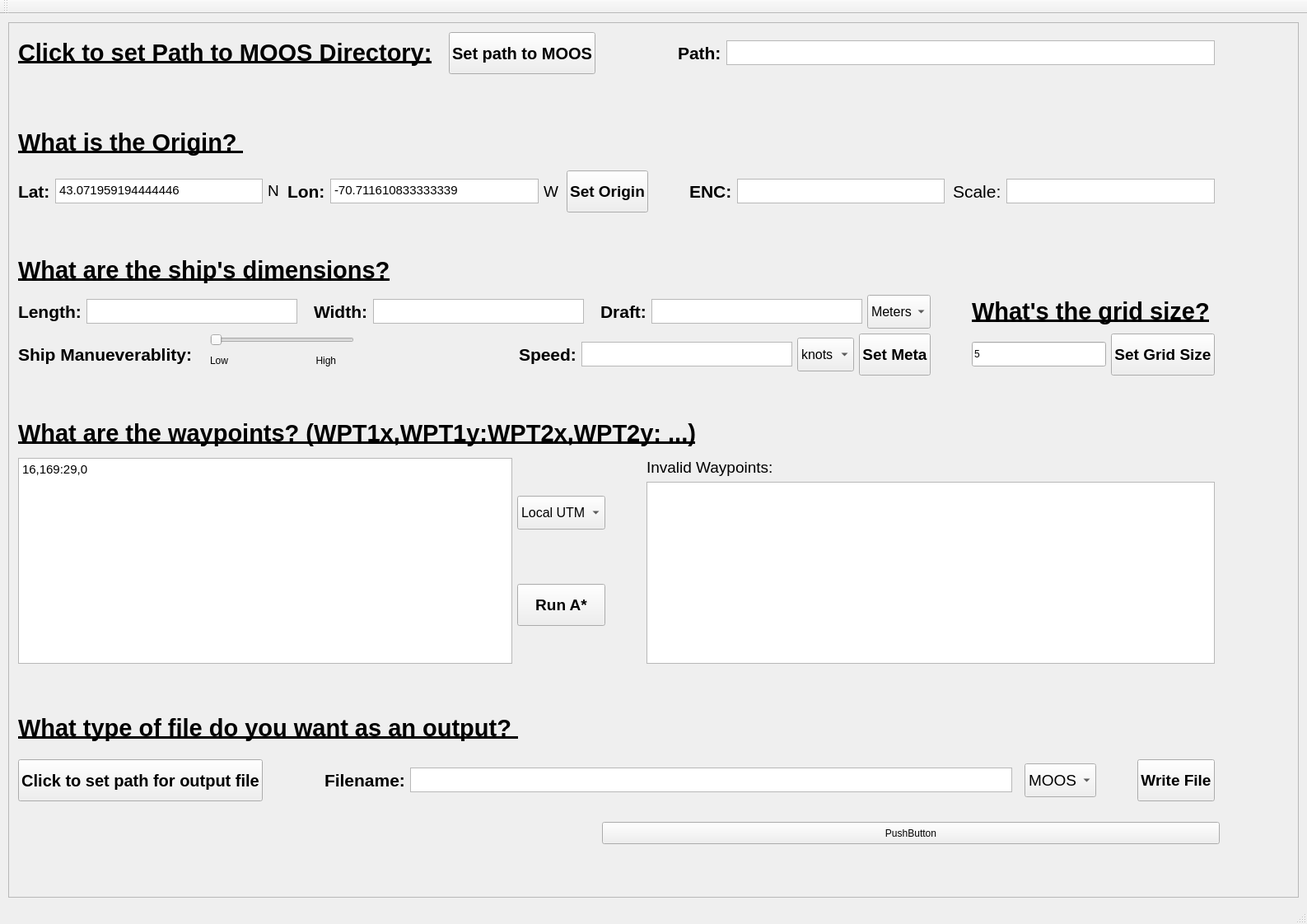
<?xml version="1.0" encoding="UTF-8"?>
<ui version="4.0">
 <class>Mission_Planner</class>
 <widget class="QMainWindow" name="Mission_Planner">
  <property name="geometry">
   <rect>
    <x>0</x>
    <y>0</y>
    <width>1587</width>
    <height>1122</height>
   </rect>
  </property>
  <property name="windowTitle">
   <string>Mission_Planner</string>
  </property>
  <widget class="QWidget" name="centralWidget">
   <layout class="QGridLayout" name="gridLayout">
    <property name="leftMargin">
     <number>10</number>
    </property>
    <property name="topMargin">
     <number>10</number>
    </property>
    <property name="rightMargin">
     <number>10</number>
    </property>
    <property name="bottomMargin">
     <number>10</number>
    </property>
    <property name="spacing">
     <number>5</number>
    </property>
    <item row="0" column="0" colspan="2">
     <widget class="QScrollArea" name="scrollArea">
      <property name="minimumSize">
       <size>
        <width>0</width>
        <height>0</height>
       </size>
      </property>
      <property name="verticalScrollBarPolicy">
       <enum>Qt::ScrollBarAsNeeded</enum>
      </property>
      <property name="horizontalScrollBarPolicy">
       <enum>Qt::ScrollBarAsNeeded</enum>
      </property>
      <property name="widgetResizable">
       <bool>true</bool>
      </property>
      <widget class="QWidget" name="scrollArea_contents">
       <property name="geometry">
        <rect>
         <x>0</x>
         <y>0</y>
         <width>1565</width>
         <height>1040</height>
        </rect>
       </property>
       <widget class="QWidget" name="layoutWidget">
        <property name="geometry">
         <rect>
          <x>0</x>
          <y>0</y>
          <width>1475</width>
          <height>956</height>
         </rect>
        </property>
        <layout class="QVBoxLayout" name="Mission_Planner_V">
         <property name="spacing">
          <number>50</number>
         </property>
         <item>
          <layout class="QHBoxLayout" name="MOOS_Path_H">
           <property name="spacing">
            <number>100</number>
           </property>
           <item>
            <layout class="QHBoxLayout" name="MOOS_Path_PB_H">
             <property name="spacing">
              <number>20</number>
             </property>
             <item>
              <widget class="QLabel" name="label_change_dir">
               <property name="minimumSize">
                <size>
                 <width>0</width>
                 <height>40</height>
                </size>
               </property>
               <property name="font">
                <font>
                 <pointsize>22</pointsize>
                 <weight>75</weight>
                 <bold>true</bold>
                 <underline>true</underline>
                </font>
               </property>
               <property name="text">
                <string>&lt;html&gt;&lt;head/&gt;&lt;body&gt;&lt;p&gt;Click to set Path to MOOS Directory:&lt;/p&gt;&lt;/body&gt;&lt;/html&gt;</string>
               </property>
              </widget>
             </item>
             <item>
              <widget class="QPushButton" name="Path_pushButton">
               <property name="minimumSize">
                <size>
                 <width>0</width>
                 <height>51</height>
                </size>
               </property>
               <property name="font">
                <font>
                 <pointsize>15</pointsize>
                 <weight>75</weight>
                 <bold>true</bold>
                </font>
               </property>
               <property name="text">
                <string>Set path to MOOS</string>
               </property>
              </widget>
             </item>
            </layout>
           </item>
           <item>
            <layout class="QHBoxLayout" name="MOOS_Path_out_H">
             <property name="spacing">
              <number>6</number>
             </property>
             <item>
              <widget class="QLabel" name="label_path">
               <property name="font">
                <font>
                 <weight>75</weight>
                 <bold>true</bold>
                </font>
               </property>
               <property name="text">
                <string>&lt;html&gt;&lt;head/&gt;&lt;body&gt;&lt;p&gt;&lt;span style=&quot; font-size:16pt;&quot;&gt;Path:&lt;/span&gt;&lt;/p&gt;&lt;/body&gt;&lt;/html&gt;</string>
               </property>
              </widget>
             </item>
             <item>
              <widget class="QTextBrowser" name="Path_text">
               <property name="maximumSize">
                <size>
                 <width>1000</width>
                 <height>30</height>
                </size>
               </property>
               <property name="html">
                <string>&lt;!DOCTYPE HTML PUBLIC &quot;-//W3C//DTD HTML 4.0//EN&quot; &quot;http://www.w3.org/TR/REC-html40/strict.dtd&quot;&gt;
&lt;html&gt;&lt;head&gt;&lt;meta name=&quot;qrichtext&quot; content=&quot;1&quot; /&gt;&lt;style type=&quot;text/css&quot;&gt;
p, li { white-space: pre-wrap; }
&lt;/style&gt;&lt;/head&gt;&lt;body style=&quot; font-family:'Ubuntu'; font-size:11pt; font-weight:400; font-style:normal;&quot;&gt;
&lt;p style=&quot;-qt-paragraph-type:empty; margin-top:0px; margin-bottom:0px; margin-left:0px; margin-right:0px; -qt-block-indent:0; text-indent:0px;&quot;&gt;&lt;br /&gt;&lt;/p&gt;&lt;/body&gt;&lt;/html&gt;</string>
               </property>
              </widget>
             </item>
            </layout>
           </item>
          </layout>
         </item>
         <item>
          <layout class="QVBoxLayout" name="Origin_V">
           <property name="spacing">
            <number>0</number>
           </property>
           <item>
            <widget class="QLabel" name="label_Origin_5">
             <property name="minimumSize">
              <size>
               <width>0</width>
               <height>40</height>
              </size>
             </property>
             <property name="font">
              <font>
               <pointsize>22</pointsize>
               <weight>75</weight>
               <bold>true</bold>
               <underline>true</underline>
              </font>
             </property>
             <property name="text">
              <string>&lt;html&gt;&lt;head/&gt;&lt;body&gt;&lt;p&gt;&lt;span style=&quot; font-size:22pt; font-weight:600;&quot;&gt;What is the Origin? &lt;/span&gt;&lt;/p&gt;&lt;/body&gt;&lt;/html&gt;</string>
             </property>
            </widget>
           </item>
           <item>
            <layout class="QHBoxLayout" name="Origin_H">
             <property name="spacing">
              <number>50</number>
             </property>
             <item>
              <layout class="QHBoxLayout" name="Lat_Long_PB_H">
               <property name="spacing">
                <number>10</number>
               </property>
               <item>
                <layout class="QHBoxLayout" name="Lat_Long_H">
                 <property name="spacing">
                  <number>10</number>
                 </property>
                 <item>
                  <layout class="QHBoxLayout" name="Lat_H">
                   <item>
                    <widget class="QLabel" name="label_lat_origin">
                     <property name="font">
                      <font>
                       <weight>75</weight>
                       <bold>true</bold>
                      </font>
                     </property>
                     <property name="text">
                      <string>&lt;html&gt;&lt;head/&gt;&lt;body&gt;&lt;p&gt;&lt;span style=&quot; font-size:16pt;&quot;&gt;Lat:&lt;/span&gt;&lt;/p&gt;&lt;/body&gt;&lt;/html&gt;</string>
                     </property>
                    </widget>
                   </item>
                   <item>
                    <widget class="QTextEdit" name="lat_origin_in">
                     <property name="maximumSize">
                      <size>
                       <width>16777215</width>
                       <height>30</height>
                      </size>
                     </property>
                     <property name="html">
                      <string>&lt;!DOCTYPE HTML PUBLIC &quot;-//W3C//DTD HTML 4.0//EN&quot; &quot;http://www.w3.org/TR/REC-html40/strict.dtd&quot;&gt;
&lt;html&gt;&lt;head&gt;&lt;meta name=&quot;qrichtext&quot; content=&quot;1&quot; /&gt;&lt;style type=&quot;text/css&quot;&gt;
p, li { white-space: pre-wrap; }
&lt;/style&gt;&lt;/head&gt;&lt;body style=&quot; font-family:'Ubuntu'; font-size:11pt; font-weight:400; font-style:normal;&quot;&gt;
&lt;p style=&quot; margin-top:0px; margin-bottom:0px; margin-left:0px; margin-right:0px; -qt-block-indent:0; text-indent:0px;&quot;&gt;43.071959194444446&lt;/p&gt;&lt;/body&gt;&lt;/html&gt;</string>
                     </property>
                    </widget>
                   </item>
                   <item>
                    <widget class="QLabel" name="label_8">
                     <property name="maximumSize">
                      <size>
                       <width>16777215</width>
                       <height>30</height>
                      </size>
                     </property>
                     <property name="text">
                      <string>&lt;html&gt;&lt;head/&gt;&lt;body&gt;&lt;p&gt;&lt;span style=&quot; font-size:14pt;&quot;&gt;N&lt;/span&gt;&lt;/p&gt;&lt;/body&gt;&lt;/html&gt;</string>
                     </property>
                    </widget>
                   </item>
                  </layout>
                 </item>
                 <item>
                  <layout class="QHBoxLayout" name="Long_H">
                   <item>
                    <widget class="QLabel" name="label_lon_origin_3">
                     <property name="font">
                      <font>
                       <weight>75</weight>
                       <bold>true</bold>
                      </font>
                     </property>
                     <property name="text">
                      <string>&lt;html&gt;&lt;head/&gt;&lt;body&gt;&lt;p&gt;&lt;span style=&quot; font-size:16pt;&quot;&gt;Lon:&lt;/span&gt;&lt;/p&gt;&lt;/body&gt;&lt;/html&gt;</string>
                     </property>
                    </widget>
                   </item>
                   <item>
                    <widget class="QTextEdit" name="lon_origin_in">
                     <property name="maximumSize">
                      <size>
                       <width>16777215</width>
                       <height>30</height>
                      </size>
                     </property>
                     <property name="html">
                      <string>&lt;!DOCTYPE HTML PUBLIC &quot;-//W3C//DTD HTML 4.0//EN&quot; &quot;http://www.w3.org/TR/REC-html40/strict.dtd&quot;&gt;
&lt;html&gt;&lt;head&gt;&lt;meta name=&quot;qrichtext&quot; content=&quot;1&quot; /&gt;&lt;style type=&quot;text/css&quot;&gt;
p, li { white-space: pre-wrap; }
&lt;/style&gt;&lt;/head&gt;&lt;body style=&quot; font-family:'Ubuntu'; font-size:11pt; font-weight:400; font-style:normal;&quot;&gt;
&lt;p style=&quot; margin-top:0px; margin-bottom:0px; margin-left:0px; margin-right:0px; -qt-block-indent:0; text-indent:0px;&quot;&gt;-70.711610833333339&lt;/p&gt;&lt;/body&gt;&lt;/html&gt;</string>
                     </property>
                    </widget>
                   </item>
                   <item>
                    <widget class="QLabel" name="label_9">
                     <property name="text">
                      <string>&lt;html&gt;&lt;head/&gt;&lt;body&gt;&lt;p&gt;&lt;span style=&quot; font-size:14pt;&quot;&gt;W&lt;/span&gt;&lt;/p&gt;&lt;/body&gt;&lt;/html&gt;</string>
                     </property>
                    </widget>
                   </item>
                  </layout>
                 </item>
                </layout>
               </item>
               <item>
                <widget class="QPushButton" name="setOriginButton">
                 <property name="minimumSize">
                  <size>
                   <width>0</width>
                   <height>51</height>
                  </size>
                 </property>
                 <property name="font">
                  <font>
                   <pointsize>14</pointsize>
                   <weight>75</weight>
                   <bold>true</bold>
                  </font>
                 </property>
                 <property name="text">
                  <string>Set Origin</string>
                 </property>
                </widget>
               </item>
              </layout>
             </item>
             <item>
              <layout class="QHBoxLayout" name="ENC_Scale_H">
               <property name="spacing">
                <number>10</number>
               </property>
               <item>
                <layout class="QHBoxLayout" name="ENC_H">
                 <item>
                  <widget class="QLabel" name="label_ENC">
                   <property name="font">
                    <font>
                     <weight>75</weight>
                     <bold>true</bold>
                    </font>
                   </property>
                   <property name="text">
                    <string>&lt;html&gt;&lt;head/&gt;&lt;body&gt;&lt;p&gt;&lt;span style=&quot; font-size:16pt;&quot;&gt;ENC:&lt;/span&gt;&lt;/p&gt;&lt;/body&gt;&lt;/html&gt;</string>
                   </property>
                  </widget>
                 </item>
                 <item>
                  <widget class="QTextBrowser" name="ENC_text">
                   <property name="maximumSize">
                    <size>
                     <width>16777215</width>
                     <height>30</height>
                    </size>
                   </property>
                   <property name="html">
                    <string>&lt;!DOCTYPE HTML PUBLIC &quot;-//W3C//DTD HTML 4.0//EN&quot; &quot;http://www.w3.org/TR/REC-html40/strict.dtd&quot;&gt;
&lt;html&gt;&lt;head&gt;&lt;meta name=&quot;qrichtext&quot; content=&quot;1&quot; /&gt;&lt;style type=&quot;text/css&quot;&gt;
p, li { white-space: pre-wrap; }
&lt;/style&gt;&lt;/head&gt;&lt;body style=&quot; font-family:'Ubuntu'; font-size:11pt; font-weight:400; font-style:normal;&quot;&gt;
&lt;p style=&quot;-qt-paragraph-type:empty; margin-top:0px; margin-bottom:0px; margin-left:0px; margin-right:0px; -qt-block-indent:0; text-indent:0px;&quot;&gt;&lt;br /&gt;&lt;/p&gt;&lt;/body&gt;&lt;/html&gt;</string>
                   </property>
                  </widget>
                 </item>
                </layout>
               </item>
               <item>
                <layout class="QHBoxLayout" name="Scale_H">
                 <item>
                  <widget class="QLabel" name="label_scale">
                   <property name="text">
                    <string>&lt;html&gt;&lt;head/&gt;&lt;body&gt;&lt;p&gt;&lt;span style=&quot; font-size:16pt;&quot;&gt;Scale:&lt;/span&gt;&lt;/p&gt;&lt;/body&gt;&lt;/html&gt;</string>
                   </property>
                  </widget>
                 </item>
                 <item>
                  <widget class="QTextBrowser" name="scale_text">
                   <property name="maximumSize">
                    <size>
                     <width>16777215</width>
                     <height>30</height>
                    </size>
                   </property>
                   <property name="html">
                    <string>&lt;!DOCTYPE HTML PUBLIC &quot;-//W3C//DTD HTML 4.0//EN&quot; &quot;http://www.w3.org/TR/REC-html40/strict.dtd&quot;&gt;
&lt;html&gt;&lt;head&gt;&lt;meta name=&quot;qrichtext&quot; content=&quot;1&quot; /&gt;&lt;style type=&quot;text/css&quot;&gt;
p, li { white-space: pre-wrap; }
&lt;/style&gt;&lt;/head&gt;&lt;body style=&quot; font-family:'Ubuntu'; font-size:11pt; font-weight:400; font-style:normal;&quot;&gt;
&lt;p style=&quot;-qt-paragraph-type:empty; margin-top:0px; margin-bottom:0px; margin-left:0px; margin-right:0px; -qt-block-indent:0; text-indent:0px;&quot;&gt;&lt;br /&gt;&lt;/p&gt;&lt;/body&gt;&lt;/html&gt;</string>
                   </property>
                  </widget>
                 </item>
                </layout>
               </item>
              </layout>
             </item>
            </layout>
           </item>
          </layout>
         </item>
         <item>
          <layout class="QVBoxLayout" name="Ship_dimensions_Grid_V">
           <property name="spacing">
            <number>10</number>
           </property>
           <item>
            <widget class="QLabel" name="label_ShipMeta">
             <property name="minimumSize">
              <size>
               <width>0</width>
               <height>40</height>
              </size>
             </property>
             <property name="font">
              <font>
               <pointsize>22</pointsize>
               <weight>75</weight>
               <bold>true</bold>
               <underline>true</underline>
              </font>
             </property>
             <property name="text">
              <string>&lt;html&gt;&lt;head/&gt;&lt;body&gt;&lt;p&gt;&lt;span style=&quot; text-decoration: underline;&quot;&gt;What are the ship's dimensions?&lt;/span&gt;&lt;/p&gt;&lt;/body&gt;&lt;/html&gt;</string>
             </property>
            </widget>
           </item>
           <item>
            <layout class="QHBoxLayout" name="Ship_dimensions_Grid_H">
             <property name="spacing">
              <number>50</number>
             </property>
             <item>
              <layout class="QVBoxLayout" name="Ship_dimensions_V">
               <property name="spacing">
                <number>6</number>
               </property>
               <item>
                <layout class="QHBoxLayout" name="Length_Width_Draft_DDM_H">
                 <item>
                  <layout class="QHBoxLayout" name="Length_Width_Draft_H">
                   <property name="spacing">
                    <number>20</number>
                   </property>
                   <item>
                    <layout class="QHBoxLayout" name="Length_H">
                     <item>
                      <widget class="QLabel" name="label_ship_length">
                       <property name="font">
                        <font>
                         <weight>75</weight>
                         <bold>true</bold>
                        </font>
                       </property>
                       <property name="text">
                        <string>&lt;html&gt;&lt;head/&gt;&lt;body&gt;&lt;p&gt;&lt;span style=&quot; font-size:16pt;&quot;&gt;Length:&lt;/span&gt;&lt;/p&gt;&lt;/body&gt;&lt;/html&gt;</string>
                       </property>
                      </widget>
                     </item>
                     <item>
                      <widget class="QTextEdit" name="ship_length_in">
                       <property name="maximumSize">
                        <size>
                         <width>16777215</width>
                         <height>30</height>
                        </size>
                       </property>
                      </widget>
                     </item>
                    </layout>
                   </item>
                   <item>
                    <layout class="QHBoxLayout" name="Width_H">
                     <item>
                      <widget class="QLabel" name="label_ship_width">
                       <property name="font">
                        <font>
                         <weight>75</weight>
                         <bold>true</bold>
                        </font>
                       </property>
                       <property name="text">
                        <string>&lt;html&gt;&lt;head/&gt;&lt;body&gt;&lt;p&gt;&lt;span style=&quot; font-size:16pt;&quot;&gt;Width:&lt;/span&gt;&lt;/p&gt;&lt;/body&gt;&lt;/html&gt;</string>
                       </property>
                      </widget>
                     </item>
                     <item>
                      <widget class="QTextEdit" name="ship_width_in">
                       <property name="maximumSize">
                        <size>
                         <width>16777215</width>
                         <height>30</height>
                        </size>
                       </property>
                      </widget>
                     </item>
                    </layout>
                   </item>
                   <item>
                    <layout class="QHBoxLayout" name="Draft_H">
                     <item>
                      <widget class="QLabel" name="label_ship_draft">
                       <property name="font">
                        <font>
                         <weight>75</weight>
                         <bold>true</bold>
                        </font>
                       </property>
                       <property name="text">
                        <string>&lt;html&gt;&lt;head/&gt;&lt;body&gt;&lt;p&gt;&lt;span style=&quot; font-size:16pt;&quot;&gt;Draft:&lt;/span&gt;&lt;/p&gt;&lt;/body&gt;&lt;/html&gt;</string>
                       </property>
                      </widget>
                     </item>
                     <item>
                      <widget class="QTextEdit" name="ship_draft_in">
                       <property name="maximumSize">
                        <size>
                         <width>16777215</width>
                         <height>30</height>
                        </size>
                       </property>
                      </widget>
                     </item>
                    </layout>
                   </item>
                  </layout>
                 </item>
                 <item>
                  <widget class="QComboBox" name="unit_combobox">
                   <property name="minimumSize">
                    <size>
                     <width>0</width>
                     <height>41</height>
                    </size>
                   </property>
                   <property name="font">
                    <font>
                     <pointsize>12</pointsize>
                    </font>
                   </property>
                   <item>
                    <property name="text">
                     <string>Meters</string>
                    </property>
                   </item>
                   <item>
                    <property name="text">
                     <string>Feet</string>
                    </property>
                   </item>
                  </widget>
                 </item>
                </layout>
               </item>
               <item>
                <layout class="QHBoxLayout" name="Manuv_Speed_DDM_PB_H">
                 <item>
                  <layout class="QHBoxLayout" name="Manuv_Speed_DDM_H">
                   <property name="spacing">
                    <number>200</number>
                   </property>
                   <item>
                    <layout class="QHBoxLayout" name="Manuv_H">
                     <property name="spacing">
                      <number>20</number>
                     </property>
                     <item>
                      <widget class="QLabel" name="label_ship_manuverability">
                       <property name="maximumSize">
                        <size>
                         <width>220</width>
                         <height>16777215</height>
                        </size>
                       </property>
                       <property name="font">
                        <font>
                         <weight>75</weight>
                         <bold>true</bold>
                        </font>
                       </property>
                       <property name="text">
                        <string>&lt;html&gt;&lt;head/&gt;&lt;body&gt;&lt;p&gt;&lt;span style=&quot; font-size:16pt;&quot;&gt;Ship Manueverablity:&lt;/span&gt;&lt;/p&gt;&lt;/body&gt;&lt;/html&gt;</string>
                       </property>
                      </widget>
                     </item>
                     <item>
                      <layout class="QVBoxLayout" name="Manuv_V">
                       <property name="spacing">
                        <number>0</number>
                       </property>
                       <item>
                        <widget class="QSlider" name="Mauniverablilty_slider">
                         <property name="maximumSize">
                          <size>
                           <width>175</width>
                           <height>16777215</height>
                          </size>
                         </property>
                         <property name="orientation">
                          <enum>Qt::Horizontal</enum>
                         </property>
                        </widget>
                       </item>
                       <item>
                        <widget class="QLabel" name="label_3">
                         <property name="maximumSize">
                          <size>
                           <width>180</width>
                           <height>16777215</height>
                          </size>
                         </property>
                         <property name="text">
                          <string>Low                                High</string>
                         </property>
                        </widget>
                       </item>
                      </layout>
                     </item>
                    </layout>
                   </item>
                   <item>
                    <layout class="QHBoxLayout" name="Speed_DDM_H">
                     <item>
                      <layout class="QHBoxLayout" name="Speed_H">
                       <item>
                        <widget class="QLabel" name="label_speed_3">
                         <property name="maximumSize">
                          <size>
                           <width>70</width>
                           <height>16777215</height>
                          </size>
                         </property>
                         <property name="font">
                          <font>
                           <weight>75</weight>
                           <bold>true</bold>
                          </font>
                         </property>
                         <property name="text">
                          <string>&lt;html&gt;&lt;head/&gt;&lt;body&gt;&lt;p&gt;&lt;span style=&quot; font-size:16pt;&quot;&gt;Speed:&lt;/span&gt;&lt;/p&gt;&lt;/body&gt;&lt;/html&gt;</string>
                         </property>
                        </widget>
                       </item>
                       <item>
                        <widget class="QTextEdit" name="desired_speed_in">
                         <property name="maximumSize">
                          <size>
                           <width>256</width>
                           <height>30</height>
                          </size>
                         </property>
                        </widget>
                       </item>
                      </layout>
                     </item>
                     <item>
                      <widget class="QComboBox" name="speedUnit_combobox">
                       <property name="minimumSize">
                        <size>
                         <width>0</width>
                         <height>41</height>
                        </size>
                       </property>
                       <property name="maximumSize">
                        <size>
                         <width>70</width>
                         <height>16777215</height>
                        </size>
                       </property>
                       <property name="font">
                        <font>
                         <pointsize>12</pointsize>
                        </font>
                       </property>
                       <item>
                        <property name="text">
                         <string>knots</string>
                        </property>
                       </item>
                       <item>
                        <property name="text">
                         <string>m/s</string>
                        </property>
                       </item>
                       <item>
                        <property name="text">
                         <string>ft/s</string>
                        </property>
                       </item>
                      </widget>
                     </item>
                    </layout>
                   </item>
                  </layout>
                 </item>
                 <item>
                  <widget class="QPushButton" name="setShipMeta">
                   <property name="minimumSize">
                    <size>
                     <width>0</width>
                     <height>51</height>
                    </size>
                   </property>
                   <property name="maximumSize">
                    <size>
                     <width>100</width>
                     <height>16777215</height>
                    </size>
                   </property>
                   <property name="font">
                    <font>
                     <pointsize>14</pointsize>
                     <weight>75</weight>
                     <bold>true</bold>
                    </font>
                   </property>
                   <property name="text">
                    <string>Set Meta</string>
                   </property>
                  </widget>
                 </item>
                </layout>
               </item>
              </layout>
             </item>
             <item>
              <layout class="QVBoxLayout" name="Grid_V">
               <item>
                <widget class="QLabel" name="label_gridSize">
                 <property name="font">
                  <font>
                   <pointsize>22</pointsize>
                   <weight>75</weight>
                   <bold>true</bold>
                   <underline>true</underline>
                  </font>
                 </property>
                 <property name="text">
                  <string>&lt;html&gt;&lt;head/&gt;&lt;body&gt;&lt;p&gt;&lt;span style=&quot; font-size:22pt; font-weight:600;&quot;&gt;What's the grid size?&lt;/span&gt;&lt;/p&gt;&lt;/body&gt;&lt;/html&gt;</string>
                 </property>
                </widget>
               </item>
               <item>
                <layout class="QHBoxLayout" name="Grid_H">
                 <item>
                  <widget class="QLineEdit" name="grid_size_in">
                   <property name="maximumSize">
                    <size>
                     <width>16777215</width>
                     <height>30</height>
                    </size>
                   </property>
                   <property name="text">
                    <string>5</string>
                   </property>
                  </widget>
                 </item>
                 <item>
                  <widget class="QPushButton" name="setGridSizeButton">
                   <property name="minimumSize">
                    <size>
                     <width>0</width>
                     <height>51</height>
                    </size>
                   </property>
                   <property name="font">
                    <font>
                     <pointsize>14</pointsize>
                     <weight>75</weight>
                     <bold>true</bold>
                    </font>
                   </property>
                   <property name="text">
                    <string>Set Grid Size</string>
                   </property>
                  </widget>
                 </item>
                </layout>
               </item>
              </layout>
             </item>
            </layout>
           </item>
          </layout>
         </item>
         <item>
          <layout class="QVBoxLayout" name="WPT_V">
           <property name="spacing">
            <number>10</number>
           </property>
           <item>
            <widget class="QLabel" name="label_waypoints">
             <property name="minimumSize">
              <size>
               <width>0</width>
               <height>40</height>
              </size>
             </property>
             <property name="font">
              <font>
               <pointsize>22</pointsize>
               <weight>75</weight>
               <bold>true</bold>
               <underline>true</underline>
              </font>
             </property>
             <property name="text">
              <string>&lt;html&gt;&lt;head/&gt;&lt;body&gt;&lt;p&gt;What are the waypoints? (WPT1x,WPT1y:WPT2x,WPT2y: ...)&lt;/p&gt;&lt;/body&gt;&lt;/html&gt;</string>
             </property>
            </widget>
           </item>
           <item>
            <layout class="QHBoxLayout" name="WPTS_H">
             <property name="spacing">
              <number>50</number>
             </property>
             <item>
              <layout class="QHBoxLayout" name="WPT_H">
               <item>
                <widget class="QTextEdit" name="waypoints_in">
                 <property name="minimumSize">
                  <size>
                   <width>600</width>
                   <height>250</height>
                  </size>
                 </property>
                 <property name="html">
                  <string>&lt;!DOCTYPE HTML PUBLIC &quot;-//W3C//DTD HTML 4.0//EN&quot; &quot;http://www.w3.org/TR/REC-html40/strict.dtd&quot;&gt;
&lt;html&gt;&lt;head&gt;&lt;meta name=&quot;qrichtext&quot; content=&quot;1&quot; /&gt;&lt;style type=&quot;text/css&quot;&gt;
p, li { white-space: pre-wrap; }
&lt;/style&gt;&lt;/head&gt;&lt;body style=&quot; font-family:'Ubuntu'; font-size:11pt; font-weight:400; font-style:normal;&quot;&gt;
&lt;p style=&quot; margin-top:0px; margin-bottom:0px; margin-left:0px; margin-right:0px; -qt-block-indent:0; text-indent:0px;&quot;&gt;16,169:29,0&lt;/p&gt;&lt;/body&gt;&lt;/html&gt;</string>
                 </property>
                </widget>
               </item>
               <item>
                <layout class="QVBoxLayout" name="WPT_DDM_PB_V">
                 <property name="spacing">
                  <number>20</number>
                 </property>
                 <item>
                  <widget class="QComboBox" name="WPT_unit_combobox">
                   <property name="minimumSize">
                    <size>
                     <width>0</width>
                     <height>41</height>
                    </size>
                   </property>
                   <property name="font">
                    <font>
                     <pointsize>12</pointsize>
                    </font>
                   </property>
                   <item>
                    <property name="text">
                     <string>Local UTM</string>
                    </property>
                   </item>
                   <item>
                    <property name="text">
                     <string>Lat/Long</string>
                    </property>
                   </item>
                  </widget>
                 </item>
                 <item>
                  <widget class="QPushButton" name="AStar_Button">
                   <property name="minimumSize">
                    <size>
                     <width>0</width>
                     <height>51</height>
                    </size>
                   </property>
                   <property name="font">
                    <font>
                     <pointsize>14</pointsize>
                     <weight>75</weight>
                     <bold>true</bold>
                    </font>
                   </property>
                   <property name="text">
                    <string>Run A*</string>
                   </property>
                  </widget>
                 </item>
                </layout>
               </item>
              </layout>
             </item>
             <item>
              <layout class="QVBoxLayout" name="Invalid_WPT_V">
               <item>
                <widget class="QLabel" name="label_invalid_WPTs">
                 <property name="text">
                  <string>&lt;html&gt;&lt;head/&gt;&lt;body&gt;&lt;p&gt;&lt;span style=&quot; font-size:14pt;&quot;&gt;Invalid Waypoints:&lt;/span&gt;&lt;/p&gt;&lt;/body&gt;&lt;/html&gt;</string>
                 </property>
                </widget>
               </item>
               <item>
                <widget class="QTextBrowser" name="invalid_WPT_text">
                 <property name="minimumSize">
                  <size>
                   <width>400</width>
                   <height>200</height>
                  </size>
                 </property>
                </widget>
               </item>
              </layout>
             </item>
            </layout>
           </item>
          </layout>
         </item>
         <item>
          <layout class="QVBoxLayout" name="Outfile_V">
           <property name="spacing">
            <number>10</number>
           </property>
           <item>
            <widget class="QLabel" name="label_Origin">
             <property name="minimumSize">
              <size>
               <width>0</width>
               <height>40</height>
              </size>
             </property>
             <property name="font">
              <font>
               <pointsize>22</pointsize>
               <weight>75</weight>
               <bold>true</bold>
               <underline>true</underline>
              </font>
             </property>
             <property name="text">
              <string>&lt;html&gt;&lt;head/&gt;&lt;body&gt;&lt;p&gt;&lt;span style=&quot; font-size:22pt; font-weight:600;&quot;&gt;What type of file do you want as an output? &lt;/span&gt;&lt;/p&gt;&lt;/body&gt;&lt;/html&gt;</string>
             </property>
            </widget>
           </item>
           <item>
            <layout class="QHBoxLayout" name="Outfile_H">
             <property name="spacing">
              <number>75</number>
             </property>
             <item>
              <widget class="QPushButton" name="OutfilePath_pushButton">
               <property name="minimumSize">
                <size>
                 <width>0</width>
                 <height>51</height>
                </size>
               </property>
               <property name="font">
                <font>
                 <pointsize>15</pointsize>
                 <weight>75</weight>
                 <bold>true</bold>
                </font>
               </property>
               <property name="text">
                <string>Click to set path for output file</string>
               </property>
              </widget>
             </item>
             <item>
              <layout class="QHBoxLayout" name="Outfile_path_DDM_PB_H">
               <property name="spacing">
                <number>50</number>
               </property>
               <item>
                <layout class="QHBoxLayout" name="Outfile_path_DDM_H">
                 <property name="spacing">
                  <number>15</number>
                 </property>
                 <item>
                  <layout class="QHBoxLayout" name="Outfile_path_H">
                   <item>
                    <widget class="QLabel" name="label_outfile">
                     <property name="font">
                      <font>
                       <weight>75</weight>
                       <bold>true</bold>
                      </font>
                     </property>
                     <property name="text">
                      <string>&lt;html&gt;&lt;head/&gt;&lt;body&gt;&lt;p&gt;&lt;span style=&quot; font-size:16pt;&quot;&gt;Filename:&lt;/span&gt;&lt;/p&gt;&lt;/body&gt;&lt;/html&gt;</string>
                     </property>
                    </widget>
                   </item>
                   <item>
                    <widget class="QTextEdit" name="outfile_name">
                     <property name="minimumSize">
                      <size>
                       <width>400</width>
                       <height>0</height>
                      </size>
                     </property>
                     <property name="maximumSize">
                      <size>
                       <width>16777215</width>
                       <height>30</height>
                      </size>
                     </property>
                    </widget>
                   </item>
                  </layout>
                 </item>
                 <item>
                  <widget class="QComboBox" name="outFile_combobox">
                   <property name="minimumSize">
                    <size>
                     <width>0</width>
                     <height>41</height>
                    </size>
                   </property>
                   <property name="font">
                    <font>
                     <pointsize>14</pointsize>
                    </font>
                   </property>
                   <item>
                    <property name="text">
                     <string>MOOS</string>
                    </property>
                   </item>
                   <item>
                    <property name="text">
                     <string>L84</string>
                    </property>
                   </item>
                  </widget>
                 </item>
                </layout>
               </item>
               <item>
                <widget class="QPushButton" name="Write_button">
                 <property name="minimumSize">
                  <size>
                   <width>0</width>
                   <height>51</height>
                  </size>
                 </property>
                 <property name="font">
                  <font>
                   <pointsize>14</pointsize>
                   <weight>75</weight>
                   <bold>true</bold>
                  </font>
                 </property>
                 <property name="text">
                  <string>Write File</string>
                 </property>
                </widget>
               </item>
              </layout>
             </item>
            </layout>
           </item>
          </layout>
         </item>
        </layout>
       </widget>
       <widget class="QPushButton" name="pushButton">
        <property name="geometry">
         <rect>
          <x>720</x>
          <y>970</y>
          <width>750</width>
          <height>27</height>
         </rect>
        </property>
        <property name="text">
         <string>PushButton</string>
        </property>
       </widget>
      </widget>
     </widget>
    </item>
   </layout>
  </widget>
  <widget class="QMenuBar" name="menuBar">
   <property name="geometry">
    <rect>
     <x>0</x>
     <y>0</y>
     <width>1587</width>
     <height>25</height>
    </rect>
   </property>
  </widget>
  <widget class="QToolBar" name="mainToolBar">
   <attribute name="toolBarArea">
    <enum>TopToolBarArea</enum>
   </attribute>
   <attribute name="toolBarBreak">
    <bool>false</bool>
   </attribute>
  </widget>
  <widget class="QStatusBar" name="statusBar"/>
 </widget>
 <layoutdefault spacing="6" margin="11"/>
 <resources/>
 <connections/>
</ui>
